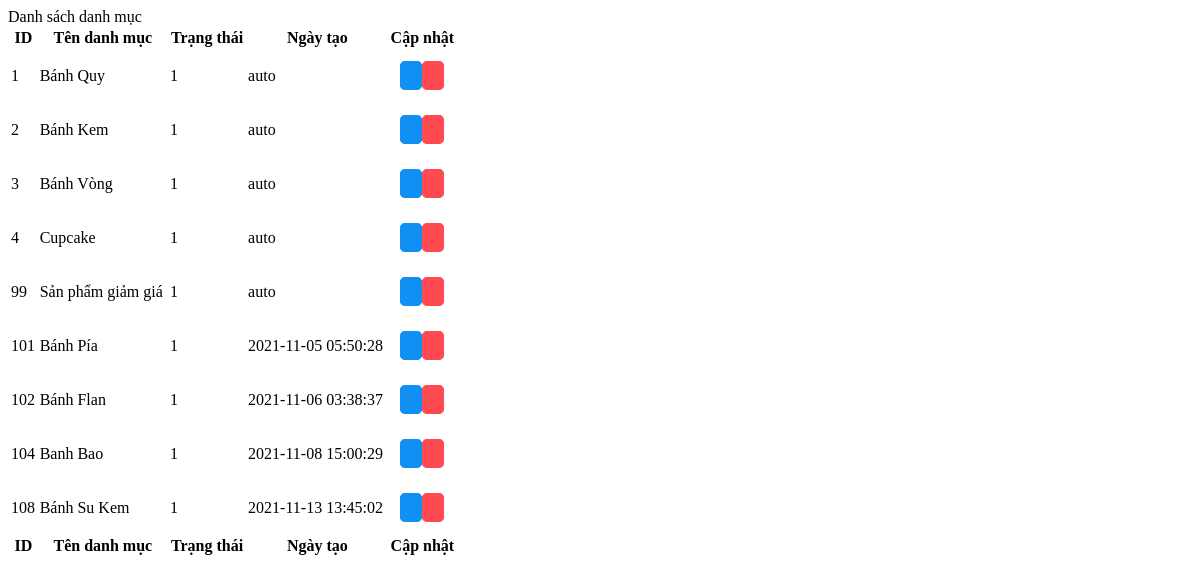
The page /admin/modules/listcategory.php on the database as committed earlier.
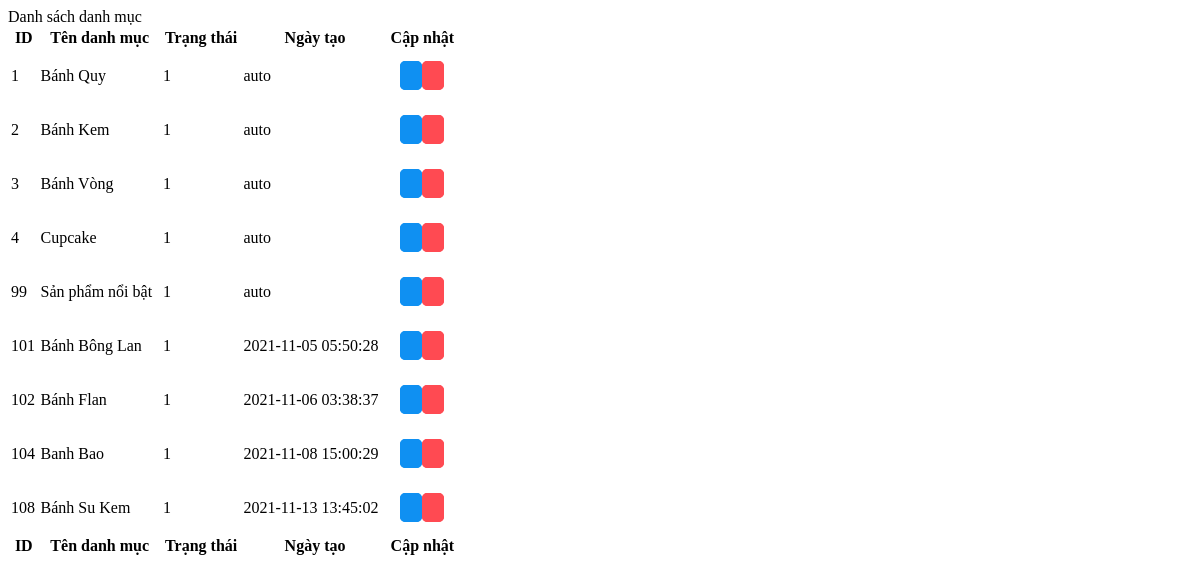
The same page on the database as committed later.
### tables this page shows
CREATE TABLE `category` (
  `cat_id` int(10) NOT NULL,
  `cat_name` varchar(255) NOT NULL,
  `cat_status` int(10) NOT NULL,
  `date_create` varchar(255) NOT NULL
);

### admin/modules/listcategory.php (the view, shortened to what this page needs)
<?php
include('../conn.php');
?>
<div class="card mb-4">
    <div class="card-header">
        Danh sách danh mục
    </div>
    <div class="card-body">
        <table id="datatablesSimple">
            <thead>
                <tr>
                    <th>ID</th>
                    <th>Tên danh mục</th>
                    <th>Trạng thái</th>
                    <th>Ngày tạo</th>
                    <th>Cập nhật</th>
                </tr>
            </thead>
            <tfoot>
                <tr>
                    <th>ID</th>
                    <th>Tên danh mục</th>
                    <th>Trạng thái</th>
                    <th>Ngày tạo</th>
                    <th>Cập nhật</th>
                </tr>
            </tfoot>
            <tbody>
                <?php
                $sql_sl = "SELECT * FROM `category`";
                $listCat = mysqli_query($connect, $sql_sl);
                while ($row = mysqli_fetch_array($listCat)) { ?>
                    <tr>
                        <td><?php echo $row["cat_id"] ?></td>
                        <td><?php echo $row["cat_name"] ?></td>
                        <td><?php echo $row["cat_status"] ?></td>
                        <td><?php echo $row["date_create"] ?></td>
                        <td style="width: 15%;">
                            <a class="custom" href="?module=addcategory&id=<?php echo $row["cat_id"] ?>" name="update"><i class="fas fa-edit"></i></a>
                            <a class="custom" href="?module=deletecategory&id=<?php echo $row["cat_id"] ?>" onclick="return confirm('Bạn có chắc chắn muốn xóa không?')" name="remove"><i class="fas fa-trash"></i></a>
                        </td>
                    </tr>
                <?php }
                ?>
            </tbody>
    </div>
</div>

Rows that differ between the two databases and show on the page:
changed category id 99: cat_name "Sản phẩm giảm giá" → "Sản phẩm nổi bật"
changed category id 101: cat_name "Bánh Pía" → "Bánh Bông Lan"
